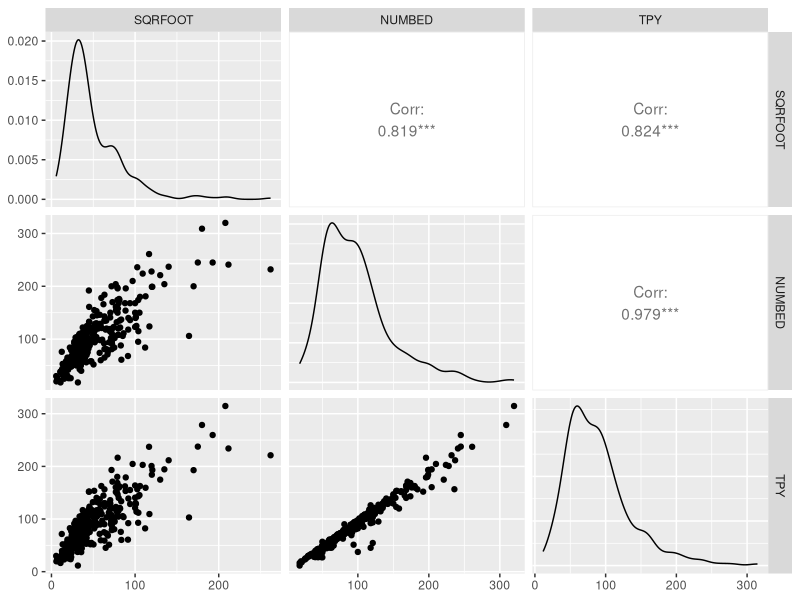
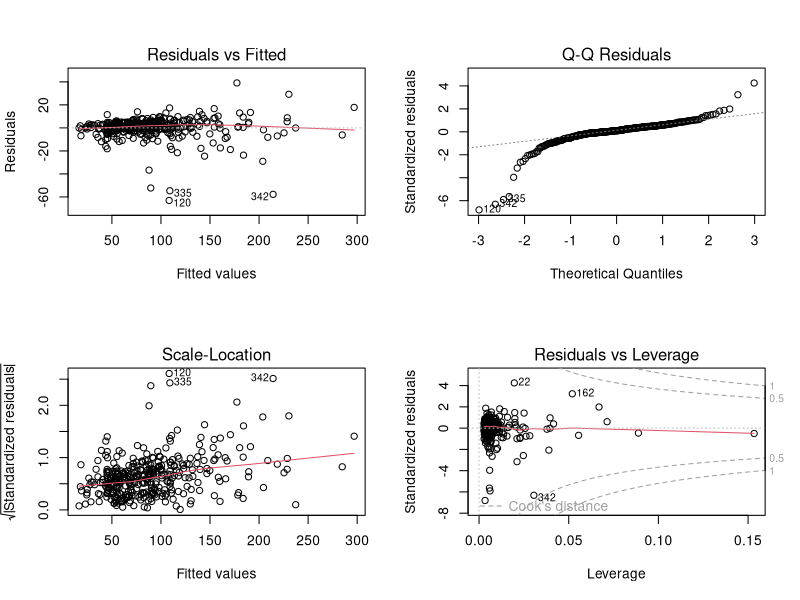
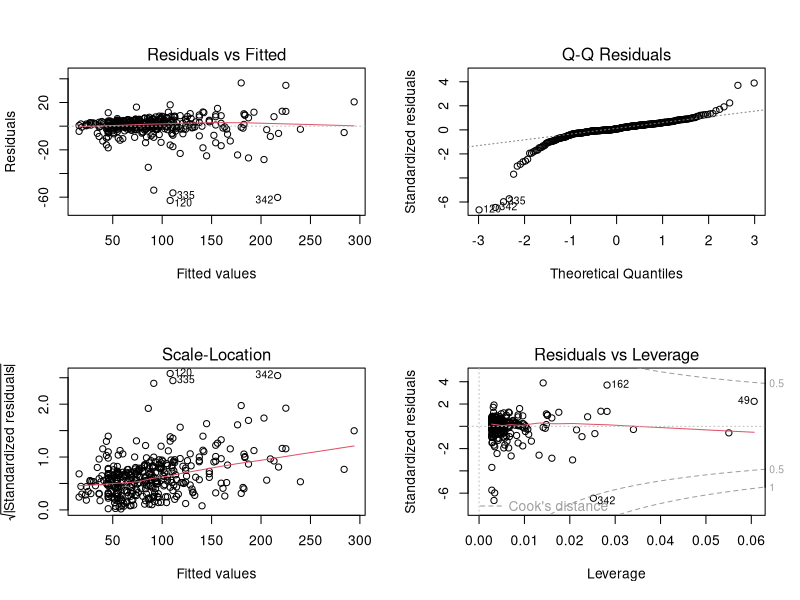
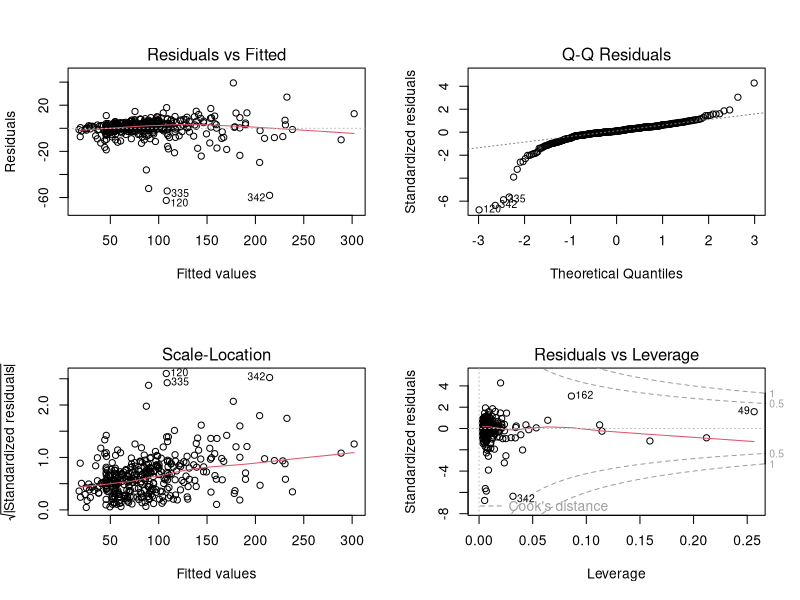
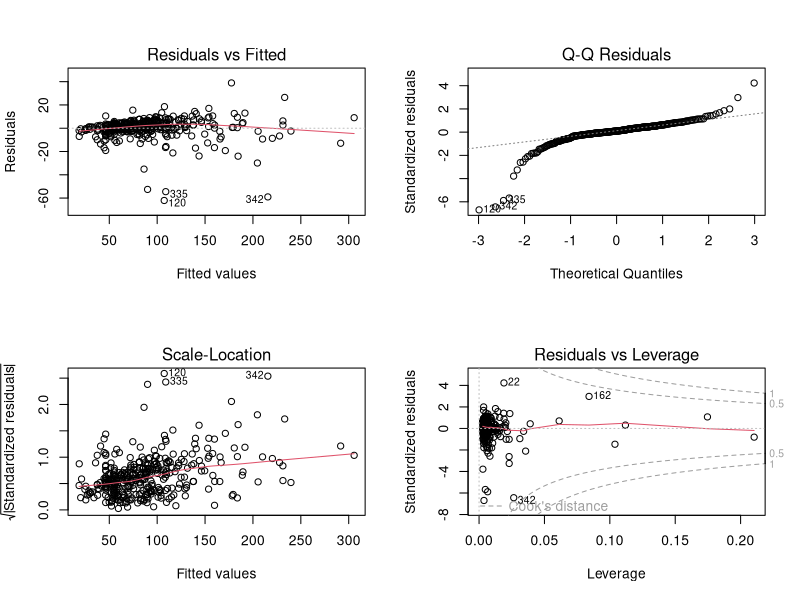
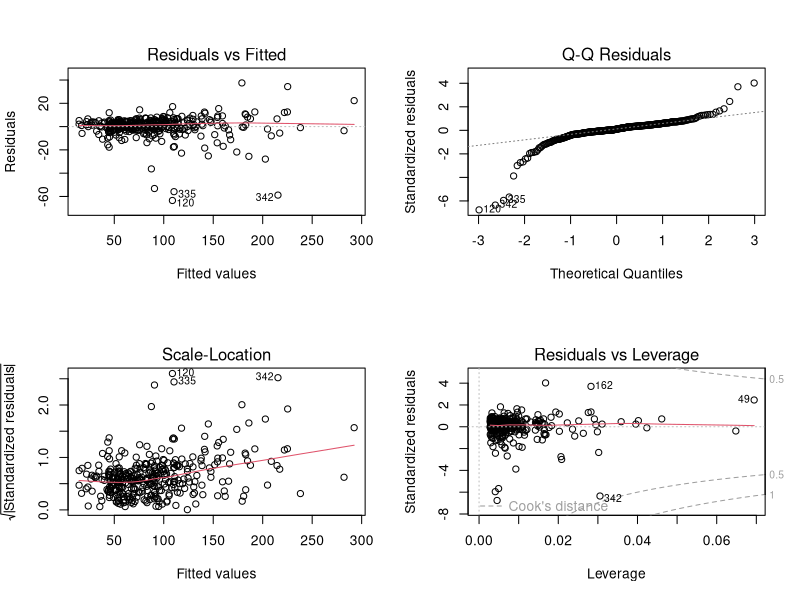
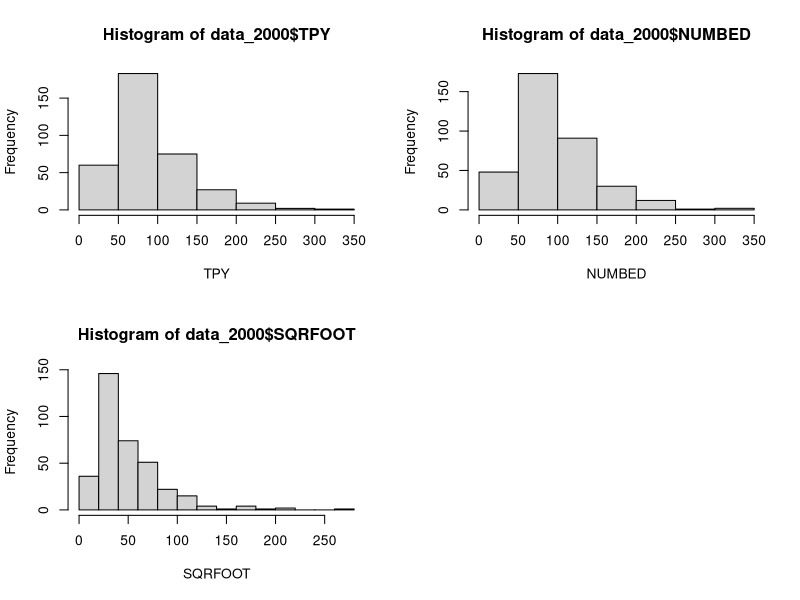
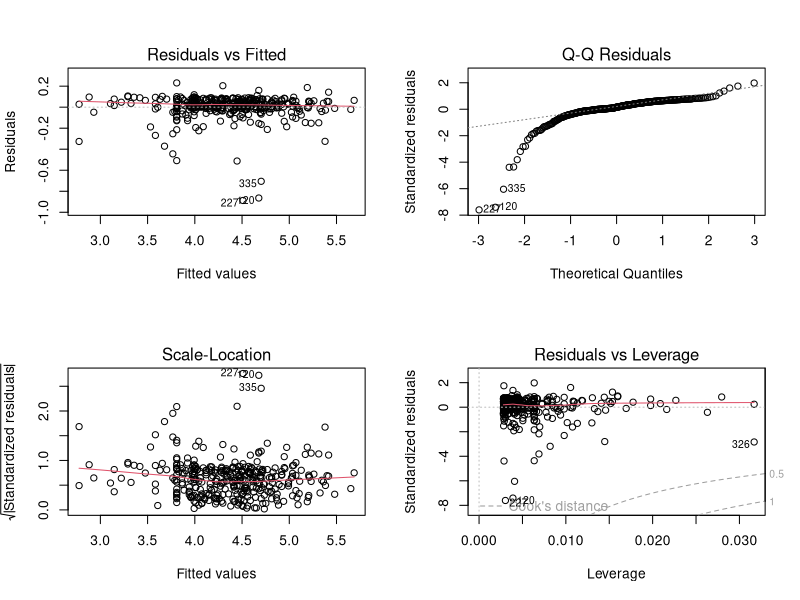

Write the R code that produced these figures, in order.
## ---- chunk 1
knitr::opts_chunk$set(echo = TRUE)
## ---- chunk 2
## importing the dataset and omitting the missing values
datafile <- read.csv("../WiscNursingHome.csv")
datafile <- na.omit(datafile)

## dividing data from different years
data_2000 <- datafile[datafile$CRYEAR == 2000, ]
rownames(data_2000) <- 1:nrow(data_2000)
data_2001 <- datafile[datafile$CRYEAR == 2001, ]
rownames(data_2001) <- 1:nrow(data_2001)

datafile$ORGSTR <- as.factor(datafile$ORGSTR)
datafile$MSA <- as.factor(datafile$MSA)
## ---- chunk 3
library(ggplot2)
library(GGally)
## ---- chunk 4
ggpairs(subset(data_2000, select = c(SQRFOOT, NUMBED, TPY)))
## ---- chunk 5
summary(lm(TPY ~ NUMBED + SQRFOOT + NUMBED:SQRFOOT, data = data_2000))
## ---- chunk 6
anova(glm(TPY ~ NUMBED + SQRFOOT + NUMBED:SQRFOOT, data = data_2000, family = gaussian),
      test = "Chisq")
## ---- chunk 7
AIC(lm(TPY ~ NUMBED, data = data_2000),
    lm(TPY ~ SQRFOOT, data = data_2000),
    lm(TPY ~ NUMBED + SQRFOOT, data = data_2000),
    lm(TPY ~ NUMBED:SQRFOOT, data = data_2000),
    lm(TPY ~ NUMBED + SQRFOOT + NUMBED:SQRFOOT, data = data_2000),
    lm(TPY ~ NUMBED + NUMBED:SQRFOOT, data = data_2000),
    lm(TPY ~ SQRFOOT + NUMBED:SQRFOOT, data = data_2000))
## ---- chunk 8
AIC(lm(TPY ~ log(NUMBED), data = data_2000),
    lm(TPY ~ log(SQRFOOT), data = data_2000),
    lm(TPY ~ log(NUMBED) + log(SQRFOOT), data = data_2000),
    lm(TPY ~ log(NUMBED) + SQRFOOT, data = data_2000),
    lm(TPY ~ NUMBED + log(SQRFOOT), data = data_2000))
## ---- chunk 9
fit.linear <- lm(TPY ~ NUMBED + SQRFOOT, data = data_2000)
summary(fit.linear)
## ---- chunk 10
par(mfrow = c(2, 2))
plot(fit.linear)
## ---- chunk 11
par(mfrow = c(2, 2))
plot(lm(TPY ~ NUMBED, data = data_2000))
## ---- chunk 12
par(mfrow = c(2, 2))
plot(lm(TPY ~ NUMBED + SQRFOOT + NUMBED:SQRFOOT, data = data_2000))
## ---- chunk 13
par(mfrow = c(2, 2))
plot(lm(TPY ~ NUMBED + NUMBED:SQRFOOT, data = data_2000))
## ---- chunk 14
par(mfrow = c(2, 2))
plot(lm(TPY ~ NUMBED + log(SQRFOOT), data = data_2000))
## ---- chunk 15
par(mfrow = c(2, 2))
hist(data_2000$TPY, xlab = "TPY", freq = TRUE)
hist(data_2000$NUMBED, xlab = "NUMBED", freq = TRUE)
hist(data_2000$SQRFOOT, xlab = "SQRFOOT", freq = TRUE)
## ---- chunk 16
## fare ggpairs() con il log delle variabili
## ---- chunk 17
summary(lm(log(TPY) ~ log(NUMBED) + log(SQRFOOT) + log(NUMBED):log(SQRFOOT), data = data_2000))
## ---- chunk 18
anova(glm(log(TPY) ~ log(NUMBED) + log(SQRFOOT) + log(NUMBED):log(SQRFOOT), data = data_2000,
          family = gaussian), test = "Chisq")
## ---- chunk 19
summary(lm(log(TPY) ~ log(NUMBED), data = data_2000))
## ---- chunk 20
summary(lm(log(TPY) ~ log(SQRFOOT), data = data_2000))
## ---- chunk 21
par(mfrow = c(2, 2))
plot(lm(log(TPY) ~ log(NUMBED), data = data_2000))
## ---- chunk 22
par(mfrow = c(2, 2))
plot(lm(log(TPY) ~ log(SQRFOOT), data = data_2000))
## ---- chunk 23
AIC(lm(log(TPY) ~ log(NUMBED), data = data_2000),
    lm(log(TPY) ~ log(SQRFOOT), data = data_2000),
    lm(log(TPY) ~ log(NUMBED) + log(SQRFOOT), data = data_2000))
## ---- chunk 24
summary(lm(log(TPY) ~ NUMBED + log(SQRFOOT), data = data_2000))
## ---- chunk 25
par(mfrow = c(2, 2))
plot(lm(log(TPY) ~ NUMBED + log(SQRFOOT), data = data_2000))
## ---- chunk 26
AIC(lm(log(TPY) ~ NUMBED + log(SQRFOOT), data = data_2000))
## ---- chunk 27
summary(lm(I(1/TPY) ~ NUMBED + SQRFOOT, data = data_2000))
## ---- chunk 28
summary(lm(I(sqrt(TPY)) ~ NUMBED + SQRFOOT, data = data_2000))
## ---- chunk 29
par(mfrow = c(2, 2))
plot(lm(I(1/TPY) ~ NUMBED + SQRFOOT, data = data_2000))
## ---- chunk 30
par(mfrow = c(2, 2))
plot(lm(I(sqrt(TPY)) ~ NUMBED + SQRFOOT, data = data_2000))
## ---- chunk 31
### roba fatta da Simone
## ---- chunk 32
summary(lm(TPY ~ NUMBED + SQRFOOT + TAXEXEMPT + SELFFUNDINS + URBAN + PRO, data = data_2000))
## ---- chunk 33
anova(glm(TPY ~ NUMBED + SQRFOOT + TAXEXEMPT + SELFFUNDINS + URBAN + PRO, data = data_2000,
          family = gaussian), test = "Chisq")
## ---- chunk 34
par(mfrow = c(2, 2))
plot(lm(TPY ~ NUMBED + SQRFOOT + TAXEXEMPT + SELFFUNDINS + URBAN + PRO,
        data = data_2000))
## ---- chunk 35
summary(lm(log(TPY) ~ log(NUMBED) + log(SQRFOOT) + TAXEXEMPT + SELFFUNDINS + URBAN + PRO,
           data = data_2000))
## ---- chunk 36
anova(glm(log(TPY) ~ log(NUMBED) + log(SQRFOOT) + TAXEXEMPT + SELFFUNDINS + URBAN + PRO,
          data = data_2000, family = gaussian), test = "Chisq")
## ---- chunk 37
par(mfrow = c(2, 2))
plot(lm(log(TPY) ~ log(NUMBED) + log(SQRFOOT) + TAXEXEMPT + SELFFUNDINS + URBAN + PRO,
        data = data_2000))
## ---- chunk 38
anova(glm(log(TPY) ~ log(NUMBED) + log(SQRFOOT) + SELFFUNDINS + URBAN + PRO + TAXEXEMPT,
          data = data_2000, family = gaussian), test = "Chisq")
## ---- chunk 39
fit.best <- lm(log(TPY) ~ log(SQRFOOT) + TAXEXEMPT + PRO, data = data_2000)
summary(fit.best)
## ---- chunk 40
anova(fit.best, test = "Chisq")
## ---- chunk 41
par(mfrow = c(2, 2))
plot(fit.best)
## ---- chunk 42
data_mod <- data_2000[-331, ]
data_mod <- data_mod[-326, ]
rownames(data_2000) <- 1:nrow(data_2000)

fit.best.mod <- lm(log(TPY) ~ log(SQRFOOT), data = data_mod)
summary(fit.best.mod)
## ---- chunk 43
par(mfrow = c(2, 2))
plot(fit.best.mod)
